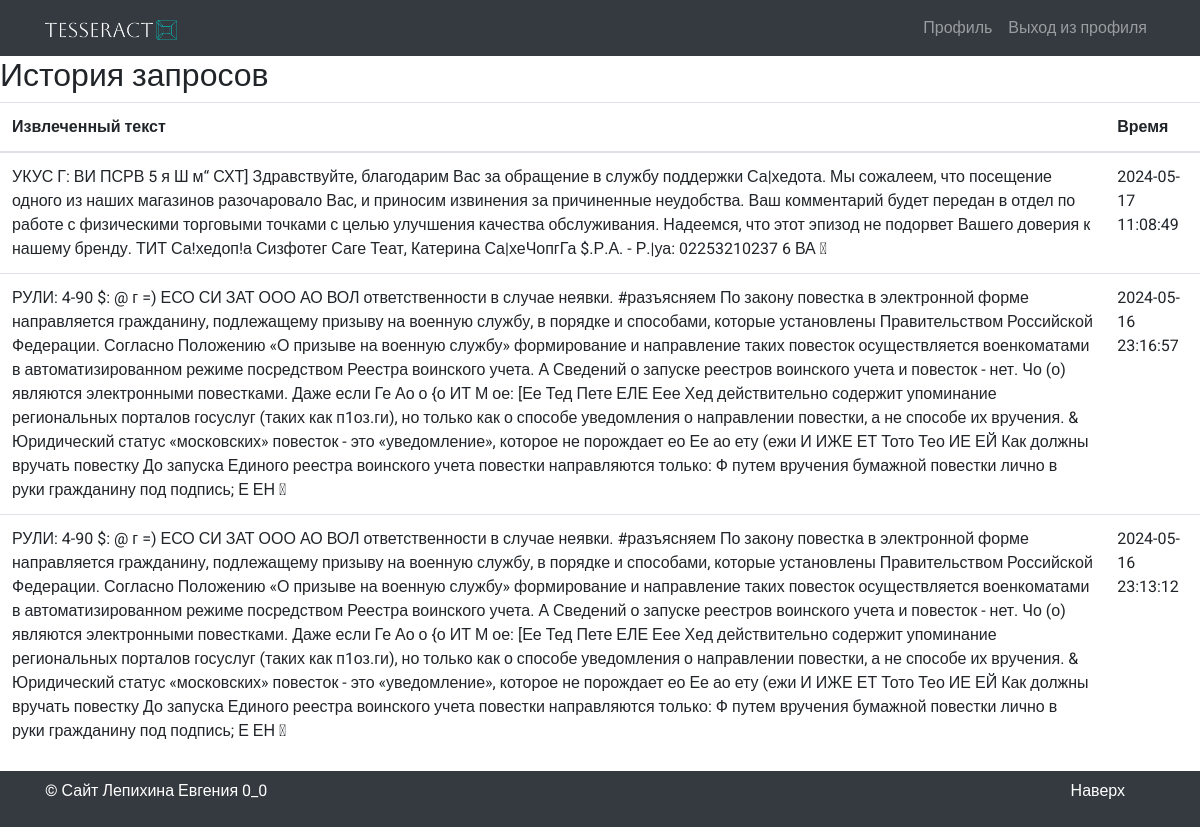
The app's page /history (signed in) with its own data.
### tables this page shows
CREATE TABLE user_history (
    id INTEGER PRIMARY KEY AUTOINCREMENT,
    user_id INTEGER NOT NULL,
    extracted_text TEXT NOT NULL,
    timestamp DATETIME DEFAULT CURRENT_TIMESTAMP,
    FOREIGN KEY (user_id) REFERENCES users(id)
);

### appes.py (the view)
@app.route('/history')
@login_required
def user_history():
    db = get_db()
    history = db.execute(
        "SELECT  extracted_text, timestamp FROM user_history WHERE user_id = ? ORDER BY id DESC LIMIT 10",
        (current_user.id,)).fetchall()
    return render_template('history.html', history=history)

### appes.py (called while the page is built)
def connect_db():
    conn = sqlite3.connect(app.config['DATABASE'])
    conn.row_factory = sqlite3.Row
    return conn

def get_db():
    if not hasattr(g, 'link_db'):
        g.link_db = connect_db()
    return g.link_db

@login_manager.user_loader
def load_user(user_id):
    db = get_db()
    user = db.execute("SELECT * FROM users WHERE id = ?", (user_id,)).fetchone()
    if user:
        return User(user['id'], user['username'], user['is_admin'])
    return None

### templates/history.html (shortened to what this page needs)
{% extends 'base.html' %}
{% block content %}
<h2>История запросов</h2>
<table class="table">
    <thead>
        <tr>
            <th>Извлеченный текст</th>
            <th>Время</th>
        </tr>
    </thead>
    <tbody>
        {% for row in history %}
        <tr>
            <td>{{ row.extracted_text }}</td>
            <td>{{ row.timestamp }}</td>
        </tr>
        {% endfor %}
    </tbody>
</table>
{% endblock %}

### static/css/style.css (style rules this page uses)
body { font-family: 'Roboto', sans-serif; display: flex; flex-direction: column; min-height: 100vh; margin: 0; }
body { display: flex; flex-direction: column; min-height: 100vh; }

### templates/base.html (style rules this page uses)
html, body { height: 100%; margin: 0; display: flex; flex-direction: column; }

### records on screen
user_history: extracted_text "УКУС Г: ВИ ПСРВ 5 я Ш м“ СХТ] Здравствуйте, благодарим Вас за обращение в службу поддержки Са|хедота. Мы сожалеем, что посещение одного из наших магазинов разочаровало Вас, и приносим извинения за причиненные неудобства. Ваш комментарий будет передан в отдел по работе с физическими торговыми точками с целью улучшения качества обслуживания. Надеемся, что этот эпизод не подорвет Вашего доверия к нашему бренду. ТИТ Са!хедоп!а Сизфотег Саге Теат, Катерина Са|хеЧопгГа $.Р.А. - Р.|уа: 02253210237 6 ВА", timestamp "2024-05-17 11:08:49"
user_history: extracted_text "РУЛИ: 4-90 $: @ г =) ЕСО СИ ЗАТ ООО АО ВОЛ ответственности в случае неявки. #разъясняем По закону повестка в электронной форме направляется гражданину, подлежащему призыву на военную службу, в порядке и способами, которые установлены Правительством Российской Федерации. Согласно Положению «О призыве на военную службу» формирование и направление таких повесток осуществляется военкоматами в автоматизированном режиме посредством Реестра воинского учета. А Сведений о запуске реестров воинского учета и повесток - нет. Чо (о) являются электронными повестками. Даже если Ге Ао о {о ИТ М ое: [Ее Тед Пете ЕЛЕ Еее Хед действительно содержит упоминание региональных порталов госуслуг (таких как…", timestamp "2024-05-16 23:16:57"
user_history: extracted_text "РУЛИ: 4-90 $: @ г =) ЕСО СИ ЗАТ ООО АО ВОЛ ответственности в случае неявки. #разъясняем По закону повестка в электронной форме направляется гражданину, подлежащему призыву на военную службу, в порядке и способами, которые установлены Правительством Российской Федерации. Согласно Положению «О призыве на военную службу» формирование и направление таких повесток осуществляется военкоматами в автоматизированном режиме посредством Реестра воинского учета. А Сведений о запуске реестров воинского учета и повесток - нет. Чо (о) являются электронными повестками. Даже если Ге Ао о {о ИТ М ое: [Ее Тед Пете ЕЛЕ Еее Хед действительно содержит упоминание региональных порталов госуслуг (таких как…", timestamp "2024-05-16 23:13:12"
